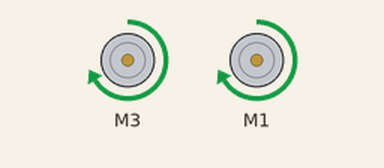
Recording of a sketch running on a simulated Arduino Uno, built with avr-gcc and run on an emulated ATmega328P. On the bench: 2 × DC motor (green arrow = forward, orange = backward, longer = faster).

Above: at 0.5 s.
Timing chart, 0 to 4.6 s (numbered marks = the images above):
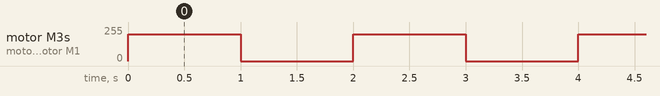

The sketch:

drive_test.ino
```cpp
#include <BreadBoardBot.h>

#include <Wire.h>
#include <Adafruit_MotorShield.h>

// Create the motor shield object with the default I2C address
Adafruit_MotorShield AFMS = Adafruit_MotorShield ();

// Define Constants
#define TESTTIME 1000

const byte SPEED = 200; // Default speed for motors

// Define 'ports' for motors.
const byte LEFTMOTORPORT = 3;
const byte RIGHTMOTORPORT = 1;
// Create pointers to motor control objects
Adafruit_DCMotor *motorLeft = AFMS.getMotor(LEFTMOTORPORT);
Adafruit_DCMotor *motorRight = AFMS.getMotor(RIGHTMOTORPORT);

void setup(void){
  AFMS.begin();  // create with the default frequency 1.6KHz
  // Turn off all motors to start, just a good habit
  motorLeft->run(RELEASE);
  motorRight->run(RELEASE);
}

void loop(void){

 // delay(2000); // Delay for two seconds to give time to place the robot.

    motorLeft->setSpeed(SPEED);  // Set both speeds
    motorRight->setSpeed(SPEED);
    motorLeft->run(FORWARD);
    motorRight->run(FORWARD);
delay(TESTTIME);  // Run for 1 second
     // Turn off all motors
    motorLeft->run(RELEASE);
    motorRight->run(RELEASE);
      delay(TESTTIME);  // Do not drive the motors for 1 second
}
```

Measured:
- by itself, motor M3, motor M1: alternates forward 200/255 for 1.0 s and stopped for 1.0 s
